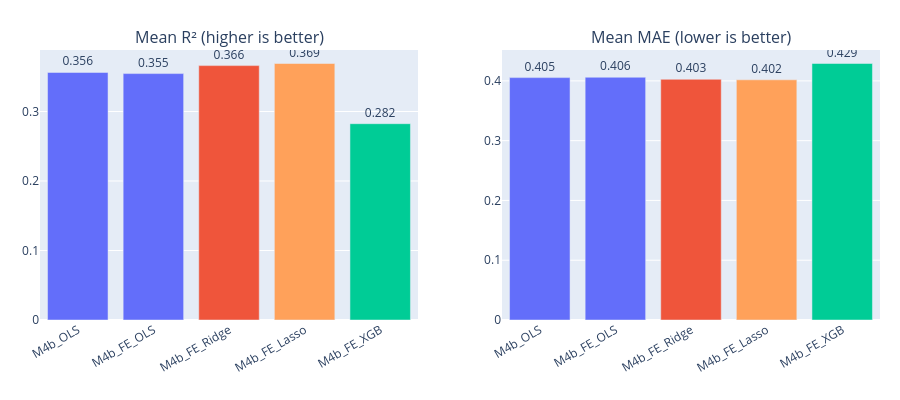

Notebook code cell kept with this figure:
### Code cell
# Bar chart: overall mean R² per model
mean_r2 = pivot_r2.mean().reset_index()
mean_r2.columns = ['Model', 'R2']
mean_mae = pivot_mae.mean().reset_index()
mean_mae.columns = ['Model', 'MAE']

fig = make_subplots(rows=1, cols=2, subplot_titles=['Mean R\u00b2 (higher is better)', 'Mean MAE (lower is better)'])

colors = ['#636EFA', '#636EFA', '#EF553B', '#FFA15A', '#00CC96']
fig.add_trace(go.Bar(x=mean_r2['Model'], y=mean_r2['R2'], marker_color=colors,
                      text=mean_r2['R2'].round(3), textposition='outside', showlegend=False), row=1, col=1)
fig.add_trace(go.Bar(x=mean_mae['Model'], y=mean_mae['MAE'], marker_color=colors,
                      text=mean_mae['MAE'].round(3), textposition='outside', showlegend=False), row=1, col=2)

fig.update_layout(height=400, width=900, margin=dict(t=50, b=80, l=40, r=20))
fig.update_xaxes(tickangle=-30)
fig.show()

### Figure 1 — Plotly figure (JSON) as saved in the notebook; plotly's stock layout.template omitted (floating-point values rounded to 4 significant figures)
{"data": [{"marker": {"color": ["#636EFA", "#636EFA", "#EF553B", "#FFA15A", "#00CC96"]}, "showlegend": false, "text": [0.356, 0.355, 0.366, 0.369, 0.282], "textposition": "outside", "type": "bar", "x": ["M4b_OLS", "M4b_FE_OLS", "M4b_FE_Ridge", "M4b_FE_Lasso", "M4b_FE_XGB"], "xaxis": "x", "y": [0.3562, 0.3546, 0.366, 0.3691, 0.2824], "yaxis": "y"}, {"marker": {"color": ["#636EFA", "#636EFA", "#EF553B", "#FFA15A", "#00CC96"]}, "showlegend": false, "text": [0.405, 0.406, 0.403, 0.402, 0.429], "textposition": "outside", "type": "bar", "x": ["M4b_OLS", "M4b_FE_OLS", "M4b_FE_Ridge", "M4b_FE_Lasso", "M4b_FE_XGB"], "xaxis": "x2", "y": [0.4055, 0.4061, 0.4026, 0.4018, 0.4291], "yaxis": "y2"}], "layout": {"annotations": [{"font": {"size": 16}, "showarrow": false, "text": "Mean R² (higher is better)", "x": 0.225, "xanchor": "center", "xref": "paper", "y": 1, "yanchor": "bottom", "yref": "paper"}, {"font": {"size": 16}, "showarrow": false, "text": "Mean MAE (lower is better)", "x": 0.775, "xanchor": "center", "xref": "paper", "y": 1, "yanchor": "bottom", "yref": "paper"}], "height": 400, "margin": {"b": 80, "l": 40, "r": 20, "t": 50}, "width": 900, "xaxis": {"anchor": "y", "domain": [0, 0.45], "tickangle": -30}, "xaxis2": {"anchor": "y2", "domain": [0.55, 1], "tickangle": -30}, "yaxis": {"anchor": "x", "domain": [0, 1]}, "yaxis2": {"anchor": "x2", "domain": [0, 1]}}}
